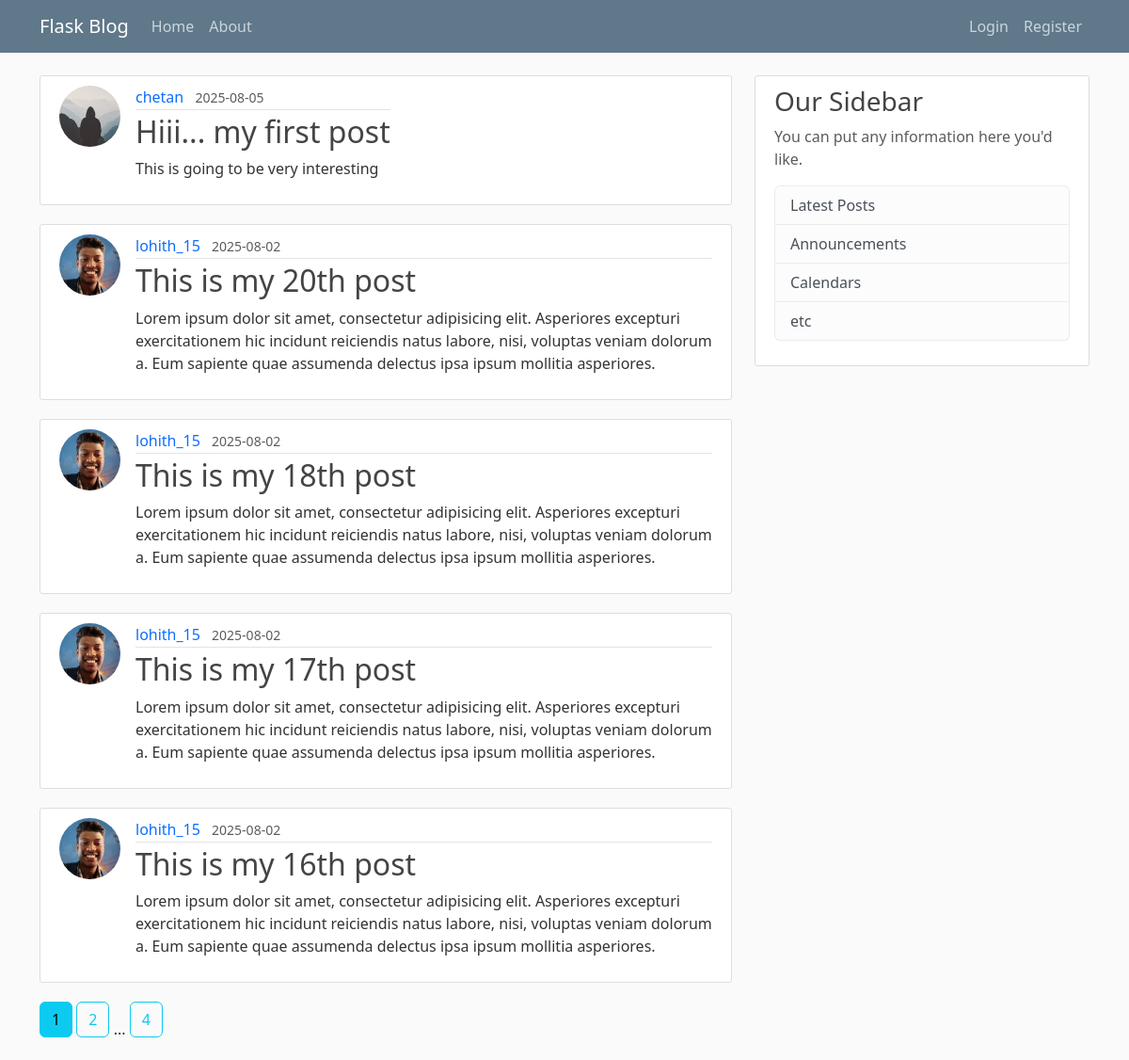
The page /home on the database its author committed.
### flaskblog/models.py (models this page shows, shortened)
class Post(db.Model):
    id = db.Column(db.Integer, primary_key=True)
    title = db.Column(db.String(100), nullable=False)
    date_posted = db.Column(db.DateTime, nullable=False, default=datetime.utcnow)
    content = db.Column(db.Text, nullable=False)
    user_id = db.Column(db.Integer, db.ForeignKey('user.id'), nullable=False)

class User(db.Model, UserMixin):
    id = db.Column(db.Integer,primary_key =True)
    username = db.Column(db.String(20), unique=True, nullable=False)
    email = db.Column(db.String(20), unique=True, nullable=False)
    image_file = db.Column(db.String(20), nullable=False, default='default.jpg')
    password = db.Column(db.String(60), nullable=False)
    posts = db.relationship('Post', backref='author', lazy=True)

### flaskblog/main/routes.py (the view)
@main.route("/")
@main.route("/home")
def home():
    page = request.args.get('page', 1 , type=int)
    posts = Post.query.order_by(Post.date_posted.desc()).paginate(per_page=5, page=page)
    return render_template("home.html", posts=posts)

### flaskblog/templates/home.html
{% extends "layout.html" %}
{% block content %}
    {% for post in posts.items %}
        <article class="d-flex content-section">
            <img class="rounded-circle article-img" src="{{ url_for('static', filename='profile_pics/' + post.author.image_file)}}", alt="Profile Picture">
            <div class="media-body">
                <div class="article-metadata">
                    <a class="me-2" href="{{url_for('users.user_post', username=post.author.username)}}">{{ post.author.username }}</a>
                    <small class="text-muted">{{ post.date_posted.strftime('%Y-%m-%d') }}</small>
                </div>
                <h2><a class="article-title" href="{{ url_for('posts.post', post_id=post.id) }}">{{ post.title }}</a></h2>
                <p class="article-content">{{ post.content }}</p>
            </div>
        </article>
    {% endfor %}
    {% for page_num in posts.iter_pages(left_edge=1, right_edge=1, left_current=1, right_current=1) %}
        {% if page_num %}
            {% if posts.page == page_num %}
                <a class="btn btn-info mb-4"href="{{url_for('main.home', page=page_num)}}">{{ page_num }}</a>
            {% else %}
                <a class="btn btn-outline-info mb-4"href="{{url_for('main.home', page=page_num)}}">{{ page_num }}</a>
            {% endif %}
        {% else %}
            ...
        {% endif %}
    {% endfor %}
{% endblock content %}

### flaskblog/templates/layout.html (shortened to what this page needs)
<!DOCTYPE html>
<html lang="en">
<head>
    <link href="https://cdn.jsdelivr.net/npm/bootstrap@5.3.7/dist/css/bootstrap.min.css" rel="stylesheet">
    <link rel="stylesheet" href="{{url_for('static',filename='main.css')}}" type="text/css">
</head>
<body>
    <header class="site-header">
    <nav class="navbar navbar-expand-md navbar-dark bg-steel fixed-top">
        <div class="container">
        <a class="navbar-brand mr-4" href="/">Flask Blog</a>
        <div class="collapse navbar-collapse" id="navbarToggle">
            <div class="navbar-nav me-auto">
            <a class="nav-item nav-link" href="{{url_for('main.home')}}">Home</a>
            <a class="nav-item nav-link" href="{{url_for('main.about')}}">About</a>
            </div>
            <div class="navbar-nav ms-auto">
            {% if current_user.is_authenticated %}
                <a class="nav-item nav-link" href="{{url_for('posts.new_post')}}">New Post</a>
                <a class="nav-item nav-link" href="{{url_for('users.account')}}">Account</a>
                <a class="nav-item nav-link" href="{{url_for('users.logout')}}">Logout</a>
            {% else %}
                <a class="nav-item nav-link" href="{{url_for('users.login')}}">Login</a>
                <a class="nav-item nav-link" href="{{url_for('users.register')}}">Register</a>
            {% endif %}
            </div>
        </div>
        </div>
    </nav>
    </header>
    <main role="main" class="container">
    <div class="row">
        <div class="col-md-8">
        {% block content %}{% endblock %}
        </div>
        <div class="col-md-4">
        <div class="content-section">
            <h3>Our Sidebar</h3>
            <p class='text-muted'>You can put any information here you'd like.
            <ul class="list-group">
                <li class="list-group-item list-group-item-light">Latest Posts</li>
                <li class="list-group-item list-group-item-light">Announcements</li>
                <li class="list-group-item list-group-item-light">Calendars</li>
                <li class="list-group-item list-group-item-light">etc</li>
            </ul>
            </p>
        </div>
        </div>
    </div>
    </main>
</body>
</html>

### flaskblog/static/main.css (style rules this page uses)
body { background: #fafafa; color: #333333; margin-top: 5rem; }
h1, h2, h3, h4, h5, h6 { color: #444444; }
.bg-steel { background-color: #5f788a; }
.site-header .navbar-nav .nav-link { color: #cbd5db; }
.content-section { background: #ffffff; padding: 10px 20px; border: 1px solid #dddddd; border-radius: 3px; margin-bottom: 20px; }
.article-title { color: #444444; text-decoration: none; }
.article-content { white-space: pre-line; }
.article-img { height: 65px; width: 65px; margin-right: 16px; }
.article-metadata { padding-bottom: 1px; margin-bottom: 4px; border-bottom: 1px solid #e3e3e3; width:100%; }
.article-metadata a { text-decoration: none; }

### rows shown on the page
Post: image_file (picture), author.username "chetan", date_posted "2025-08-05", title "Hiii... my first post", content "This is going to be very interesting"
Post: image_file (picture), author.username "lohith_15", date_posted "2025-08-02", title "This is my 20th post", content "Lorem ipsum dolor sit amet, consectetur adipisicing elit. Asperiores excepturi exercitationem hic incidunt reiciendis natus labore, nisi, voluptas veniam dolorum a. Eum sapiente quae assumenda delectus ipsa ipsum mollitia asperiores."
Post: image_file (picture), author.username "lohith_15", date_posted "2025-08-02", title "This is my 18th post", content "Lorem ipsum dolor sit amet, consectetur adipisicing elit. Asperiores excepturi exercitationem hic incidunt reiciendis natus labore, nisi, voluptas veniam dolorum a. Eum sapiente quae assumenda delectus ipsa ipsum mollitia asperiores."
Post: image_file (picture), author.username "lohith_15", date_posted "2025-08-02", title "This is my 17th post", content "Lorem ipsum dolor sit amet, consectetur adipisicing elit. Asperiores excepturi exercitationem hic incidunt reiciendis natus labore, nisi, voluptas veniam dolorum a. Eum sapiente quae assumenda delectus ipsa ipsum mollitia asperiores."
Post: image_file (picture), author.username "lohith_15", date_posted "2025-08-02", title "This is my 16th post", content "Lorem ipsum dolor sit amet, consectetur adipisicing elit. Asperiores excepturi exercitationem hic incidunt reiciendis natus labore, nisi, voluptas veniam dolorum a. Eum sapiente quae assumenda delectus ipsa ipsum mollitia asperiores."

### other values the page prints
{{ page_num }} "1"
{{ page_num }} "2" "4"
